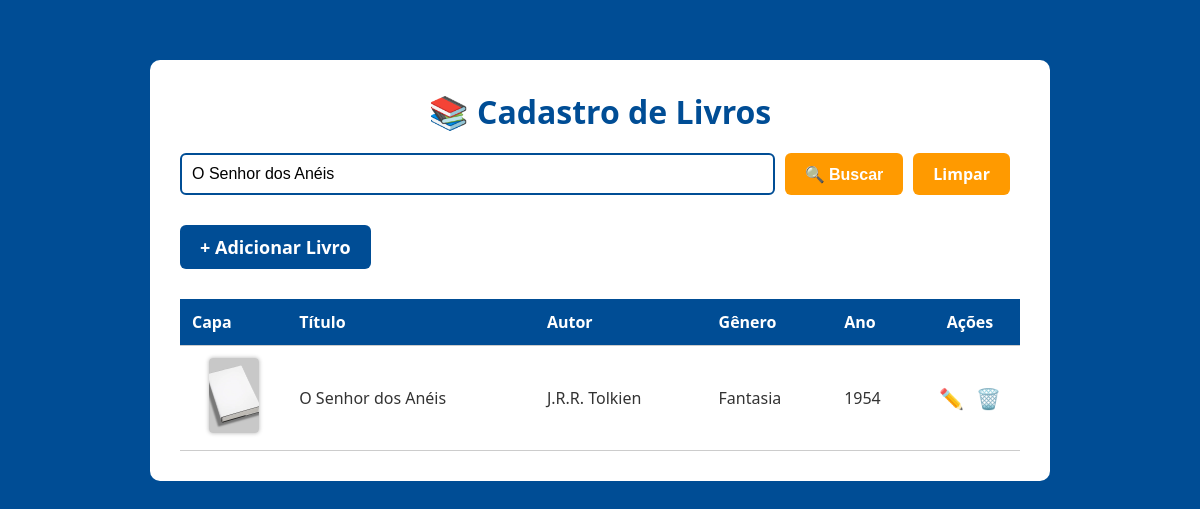
The page /index.php?busca=O Senhor dos Anéis on the database its author committed.
### tables this page shows
CREATE TABLE IF NOT EXISTS `livros` (
  `id` int(11) NOT NULL AUTO_INCREMENT,
  `titulo` varchar(255) NOT NULL,
  `autor` varchar(255) NOT NULL,
  `genero` varchar(100) NOT NULL,
  `ano` int(11) NOT NULL,
  `capa` varchar(255) DEFAULT '../assets/img/default.jpg',
  PRIMARY KEY (`id`)
);

### index.php (the view, shortened to what this page needs)
<?php
require_once __DIR__ . '/includes/db.php';
$busca = isset($_GET['busca']) ? $_GET['busca'] : '';
if (!empty($busca)) {
    $sql = "SELECT * FROM livros
            WHERE titulo LIKE ?
               OR autor LIKE ?
               OR genero LIKE ?
            ORDER BY titulo ASC";
    $stmt = $conn->prepare($sql);
    $like = "%$busca%";
    $stmt->bind_param("sss", $like, $like, $like);
} else {
    $sql = "SELECT * FROM livros ORDER BY titulo ASC";
    $stmt = $conn->prepare($sql);
}
$stmt->execute();
$result = $stmt->get_result();
$livros = $result->fetch_all(MYSQLI_ASSOC);
$capa_padrao = "assets/img/default.jpg";
?>
<!DOCTYPE html>
<html lang="pt-BR">
<head>
    <link rel="stylesheet" href="assets/css/style.css">
</head>
<body>
    <div class="container">
        <h1>📚 Cadastro de Livros</h1>
        <form method="GET" action="" class="search-form">
            <input type="text" name="busca" placeholder="Buscar livros..." value="<?= htmlspecialchars($busca) ?>">
            <button type="submit">🔍 Buscar</button>
            <a class="button" href="index.php">Limpar</a>
        </form>
        <a href="views/adicionar.php" class="btn-adicionar">+ Adicionar Livro</a>
        <?php if (count($livros) > 0): ?>
            <table>
                <thead>
                    <tr>
                        <th>Capa</th>
                        <th>Título</th>
                        <th>Autor</th>
                        <th>Gênero</th>
                        <th>Ano</th>
                        <th class="acoes">Ações</th>
                    </tr>
                </thead>
                <tbody>
                    <?php foreach ($livros as $livro): ?>
                        <?php
                        $temCapa = isset($livro['capa_url']) && trim($livro['capa_url']) !== '';
                        $caminhoCapa = $temCapa ? $livro['capa_url'] : $capa_padrao;
                        ?>
                        <tr>
                            <td class="capa-cell">
                                <img src="<?= htmlspecialchars($caminhoCapa) ?>"
                                    alt="Capa"
                                    class="livro-capa"
                                    onerror="this.onerror=null;this.src='<?= $capa_padrao ?>';">
                            </td>
                            <td><?= htmlspecialchars($livro['titulo']) ?></td>
                            <td><?= htmlspecialchars($livro['autor']) ?></td>
                            <td><?= htmlspecialchars($livro['genero']) ?></td>
                            <td><?= htmlspecialchars($livro['ano']) ?></td>
                            <td class="acoes">
                                <a href="views/editar.php?id=<?= $livro['id'] ?>">✏️</a>
                                <a href="views/excluir.php?id=<?= $livro['id'] ?>" onclick="return confirm('Tem certeza que deseja excluir este livro?')">🗑️</a>
                            </td>
                        </tr>
                    <?php endforeach; ?>
                </tbody>
            </table>
        <?php else: ?>
            <p>Nenhum livro encontrado.</p>
        <?php endif; ?>
    </div>
</body>
</html>

### assets/css/style.css (style rules this page uses)
* { margin: 0; padding: 0; box-sizing: border-box; }
body { font-family: "Segoe UI", Tahoma, Geneva, Verdana, sans-serif; background: #004d95; color: #333; padding: 20px; }
.container { background-color: #fff; border-radius: 10px; max-width: 900px; margin: 40px auto; padding: 30px; }
h1 { color: #004d95; margin-bottom: 20px; text-align: center; }
.search-form { display: flex; gap: 10px; margin-bottom: 30px; }
.search-form input[type="text"] { flex: 1; padding: 10px; border: 2px solid #004d95; border-radius: 6px; font-size: 16px; }
.search-form button, .button { padding: 10px 20px; background-color: #ff9a00; border: none; border-radius: 6px; font-weight: bold; font-size: 16px; color: #fff; cursor: pointer; transition: background-color 0.3s; }
.btn-adicionar { display: inline-block; background-color: #004d95; color: white; padding: 10px 20px; border-radius: 6px; text-decoration: none; font-weight: bold; transition: background-color 0.3s; margin-bottom: 20px; }
td.acoes, th.acoes { text-align: center; width: 100px; }
td.acoes a { display: inline-block; margin: 0 4px; font-size: 20px; }
table { width: 100%; border-collapse: collapse; margin-top: 10px; }
thead { background-color: #004d95; color: white; }
th, td { padding: 12px; text-align: left; border-bottom: 1px solid #ccc; }
a { text-decoration: none; color: #004d95; margin-right: 10px; font-size: 18px; }
.livro-capa { width: 50px; height: 75px; object-fit: cover; border-radius: 4px; box-shadow: 0 0 4px rgba(0, 0, 0, 0.3); }
table td.capa-cell { text-align: center; }

### rows shown on the page
livros: titulo "O Senhor dos Anéis", autor "J.R.R. Tolkien", genero "Fantasia", ano "1954"
